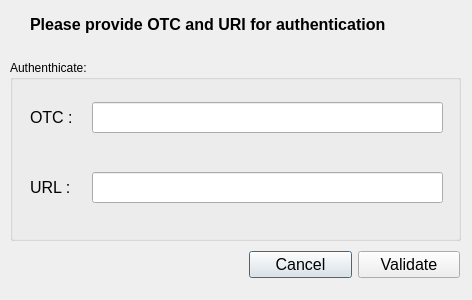
<?xml version="1.0" encoding="UTF-8"?>
<ui version="4.0">
 <class>OtcDialog</class>
 <widget class="QDialog" name="OtcDialog">
  <property name="geometry">
   <rect>
    <x>0</x>
    <y>0</y>
    <width>472</width>
    <height>300</height>
   </rect>
  </property>
  <property name="windowTitle">
   <string>Dialog</string>
  </property>
  <widget class="QLabel" name="label">
   <property name="geometry">
    <rect>
     <x>30</x>
     <y>14</y>
     <width>421</width>
     <height>21</height>
    </rect>
   </property>
   <property name="font">
    <font>
     <pointsize>12</pointsize>
     <weight>75</weight>
     <bold>true</bold>
    </font>
   </property>
   <property name="text">
    <string>Please provide OTC and URI for authentication</string>
   </property>
  </widget>
  <widget class="QGroupBox" name="groupBox">
   <property name="geometry">
    <rect>
     <x>10</x>
     <y>60</y>
     <width>451</width>
     <height>181</height>
    </rect>
   </property>
   <property name="title">
    <string>Authenthicate:</string>
   </property>
   <widget class="QLineEdit" name="urlEditBox">
    <property name="geometry">
     <rect>
      <x>82</x>
      <y>112</y>
      <width>351</width>
      <height>31</height>
     </rect>
    </property>
    <property name="font">
     <font>
      <pointsize>12</pointsize>
     </font>
    </property>
   </widget>
   <widget class="QLineEdit" name="otcEditBox">
    <property name="geometry">
     <rect>
      <x>82</x>
      <y>42</y>
      <width>351</width>
      <height>31</height>
     </rect>
    </property>
    <property name="font">
     <font>
      <pointsize>12</pointsize>
     </font>
    </property>
   </widget>
   <widget class="QLabel" name="label_2">
    <property name="geometry">
     <rect>
      <x>20</x>
      <y>50</y>
      <width>57</width>
      <height>15</height>
     </rect>
    </property>
    <property name="font">
     <font>
      <pointsize>12</pointsize>
     </font>
    </property>
    <property name="text">
     <string>OTC :</string>
    </property>
   </widget>
   <widget class="QLabel" name="label_3">
    <property name="geometry">
     <rect>
      <x>20</x>
      <y>120</y>
      <width>57</width>
      <height>15</height>
     </rect>
    </property>
    <property name="font">
     <font>
      <pointsize>12</pointsize>
     </font>
    </property>
    <property name="text">
     <string>URL :</string>
    </property>
   </widget>
  </widget>
  <widget class="QWidget" name="">
   <property name="geometry">
    <rect>
     <x>249</x>
     <y>250</y>
     <width>211</width>
     <height>29</height>
    </rect>
   </property>
   <layout class="QHBoxLayout" name="horizontalLayout">
    <item>
     <widget class="QPushButton" name="cancelButton">
      <property name="font">
       <font>
        <pointsize>12</pointsize>
       </font>
      </property>
      <property name="text">
       <string>Cancel</string>
      </property>
     </widget>
    </item>
    <item>
     <widget class="QPushButton" name="validateButton">
      <property name="font">
       <font>
        <pointsize>12</pointsize>
       </font>
      </property>
      <property name="text">
       <string>Validate</string>
      </property>
     </widget>
    </item>
   </layout>
  </widget>
 </widget>
 <resources/>
 <connections/>
</ui>
